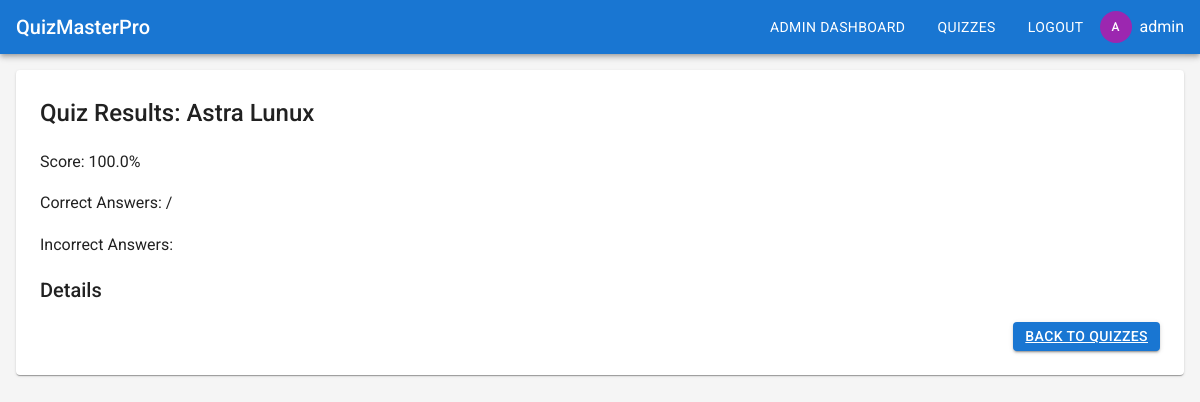
The page /quizzes/3/result (signed in) on the database as committed earlier.
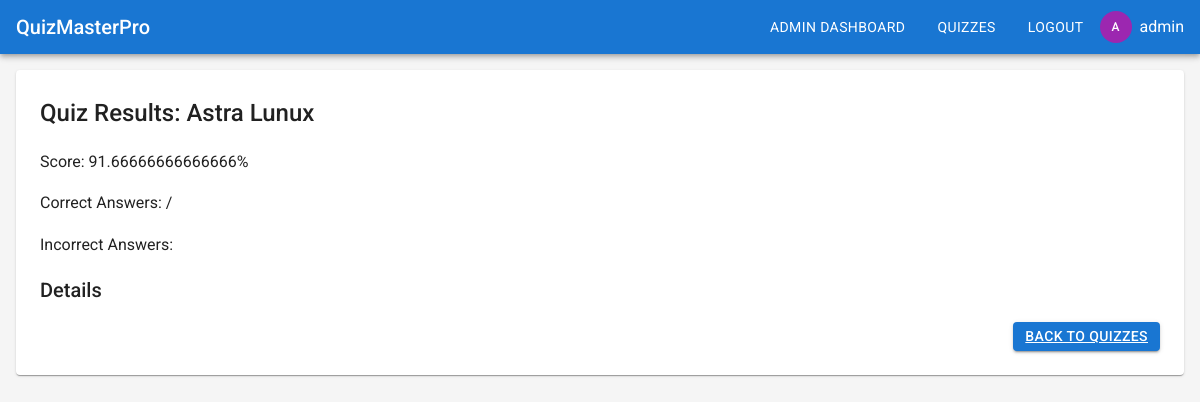
The same page on the database as committed later.
### app/models.py (models this page shows, shortened)
class User(db.Model, UserMixin):
    id = db.Column(db.Integer, primary_key=True)
    username = db.Column(db.String(64), index=True, unique=True)
    password_hash = db.Column(db.String(128))
    is_admin = db.Column(db.Boolean, default=False)
    created_at = db.Column(db.DateTime, default=datetime.utcnow)

class Quiz(db.Model):
    id = db.Column(db.Integer, primary_key=True)
    title = db.Column(db.String(128), nullable=False)
    description = db.Column(db.Text)
    created_at = db.Column(db.DateTime, default=datetime.utcnow)
    created_by = db.Column(db.Integer, db.ForeignKey('user.id'))
    is_active = db.Column(db.Boolean, default=True)
    questions = db.relationship('Question', backref='quiz', lazy='dynamic', cascade='all, delete-orphan')

class QuizResult(db.Model):
    id = db.Column(db.Integer, primary_key=True)
    user_id = db.Column(db.Integer, db.ForeignKey('user.id'))
    quiz_id = db.Column(db.Integer, db.ForeignKey('quiz.id'))
    score = db.Column(db.Float)
    completed_at = db.Column(db.DateTime, default=datetime.utcnow)
    details = db.Column(db.Text)  # JSON with answer details
    user = db.relationship('User', backref='results')
    quiz = db.relationship('Quiz', backref='results')

### app/routes/quiz_routes.py (the view)
@quiz_bp.route('/<int:quiz_id>/result')
@login_required
def quiz_result(quiz_id):
    result = QuizResult.query.filter_by(quiz_id=quiz_id, user_id=current_user.id).order_by(QuizResult.completed_at.desc()).first()
    if not result:
        logger.warning(f'No result found for quiz {quiz_id} and user {current_user.username}')
        flash('No result found for this quiz', 'error')
        return redirect(url_for('quiz.list_quizzes'))
    quiz_results = json.loads(result.details)
    logger.info(f'User {current_user.username} viewed result for quiz {quiz_id}')
    return render_template('quiz/result.html', quiz=Quiz.query.get(quiz_id), result=result, quiz_results=quiz_results)

### app/__init__.py (called while the page is built)
def create_app():
    app = Flask(__name__)
    app.config.from_object(Config)
    db.init_app(app)
    login_manager.init_app(app)
    login_manager.login_view = 'auth.login'
    from app.routes.main import main_bp
    from app.routes.auth_routes import auth_bp
    from app.routes.quiz_routes import quiz_bp
    from app.routes.admin_routes import admin_bp
    app.register_blueprint(main_bp)
    app.register_blueprint(auth_bp, url_prefix='/auth')
    app.register_blueprint(quiz_bp, url_prefix='/quizzes')
    app.register_blueprint(admin_bp)
    @login_manager.user_loader
    def load_user(user_id):
        from app.models import User
        return User.query.get(int(user_id))
    return app

### app/templates/quiz/result.html (shortened to what this page needs)
{% extends "base.html" %}
{% block content %}
<div class="card">
    <div class="card-content">
        <h2>Quiz Results: {{ quiz.title }}</h2>
        <p>Score: {{ result.score }}%</p>
        <p>Correct Answers: {{ quiz_results.correct_count }} / {{ quiz_results.total_questions }}</p>
        <p>Incorrect Answers: {{ quiz_results.incorrect_count }}</p>
        <h3>Details</h3>
        <div class="text-right">
            <a href="{{ url_for('quiz.list_quizzes') }}" class="btn btn-primary">Back to Quizzes</a>
        </div>
    </div>
</div>
{% endblock %}

### app/templates/base.html (shortened to what this page needs)
<!DOCTYPE html>
<html lang="en">
<head>
    <link rel="stylesheet" href="{{ url_for('static', filename='css/material.css') }}">
</head>
<body>
    <nav class="navbar">
        <a href="{{ url_for('main.index') }}" class="navbar-brand">QuizMasterPro</a>
        <div class="navbar-menu">
            {% if current_user.is_authenticated %}
                {% if current_user.is_admin %}
                    <a href="{{ url_for('admin.dashboard') }}" class="navbar-item">Admin Dashboard</a>
                {% endif %}
                <a href="{{ url_for('quiz.list_quizzes') }}" class="navbar-item">Quizzes</a>
                <a href="{{ url_for('auth.logout') }}" class="navbar-item">Logout</a>
                <div class="user-info">
                    <span class="avatar">{{ current_user.username[0] | upper }}</span>
                    <span>{{ current_user.username }}</span>
                </div>
            {% else %}
                <a href="{{ url_for('auth.login') }}" class="navbar-item">Login</a>
            {% endif %}
        </div>
    </nav>
    <div class="container">
        {% block content %}
        {% endblock %}
    </div>
</body>
</html>

### app/static/css/material.css (style rules this page uses)
:root { --primary: #1976d2; --primary-dark: #1565c0; --primary-light: #42a5f5; --secondary: #9c27b0; --secondary-dark: #7b1fa2; --secondary-light: #ba68c8; --error: #d32f2f; --warning: #ed6c02; --info: #0288d1; --success: #2e7d32; --background: #f5f5f5; --surface: #ffffff; --text-primary: rgba(0, 0, 0, 0.87); --text-secondary: rgba(0, 0, 0, 0.6); --text-disabled: rgba(0, 0, 0, 0.38); --divider: rgba(0, 0, 0, 0.12); }
body { font-family: 'Roboto', sans-serif; margin: 0; padding: 0; background-color: var(--background); color: var(--text-primary); line-height: 1.6; }
h1, h2, h3, h4, h5, h6 { font-weight: 500; margin: 0 0 1rem 0; }
h2 { font-size: 1.5rem; }
h3 { font-size: 1.25rem; }
.container { max-width: 1200px; margin: 0 auto; padding: 1rem; }
.card { background: var(--surface); border-radius: 4px; box-shadow: 0 2px 1px -1px rgba(0,0,0,0.2), 0 1px 1px 0 rgba(0,0,0,0.14), 0 1px 3px 0 rgba(0,0,0,0.12); padding: 1.5rem; margin-bottom: 1.5rem; }
.btn { display: inline-flex; align-items: center; justify-content: center; padding: 0.25rem 0.75rem; border-radius: 4px; font-size: 0.875rem; font-weight: 500; text-transform: uppercase; letter-spacing: 0.02857em; cursor: pointer; border: none; transition: background-color 250ms cubic-bezier(0.4, 0, 0.2, 1) 0ms, box-shadow 250ms cubic-bezier(0.4, 0, 0.2, 1) 0ms, border 250ms cubic-bezier(0.4, 0, 0.2, 1) 0ms; min-width: 64px; box-shadow: 0 3px 1px -2px rgba(0,0,0,0.2), 0 2px 2px 0 rgba(0,0,0,0.14), 0 1px 5px 0 rgba(0,0,0,0.12); line-height: 1.5; }
.btn-primary { background-color: var(--primary); color: white; }
.navbar { background-color: var(--primary); color: white; padding: 0 1rem; box-shadow: 0 2px 4px -1px rgba(0,0,0,0.2), 0 4px 5px 0 rgba(0,0,0,0.14), 0 1px 10px 0 rgba(0,0,0,0.12); display: flex; justify-content: space-between; align-items: center; }
.navbar-brand { font-size: 1.25rem; font-weight: 500; text-decoration: none; color: white; }
.navbar-menu { display: flex; align-items: center; }
.navbar-item { padding: 1rem; color: white; text-decoration: none; font-size: 0.875rem; text-transform: uppercase; letter-spacing: 0.02857em; }
.user-info { display: flex; align-items: center; }
.avatar { width: 32px; height: 32px; border-radius: 50%; background-color: var(--secondary); color: white; display: flex; align-items: center; justify-content: center; margin-right: 0.5rem; font-size: 0.75rem; font-weight: 500; }
.text-right { text-align: right; }

Rows that differ between the two databases and show on the page:
no longer on this page (row unchanged): QuizResult: score "100.0"
added QuizResult: score "91.66666666666666"
